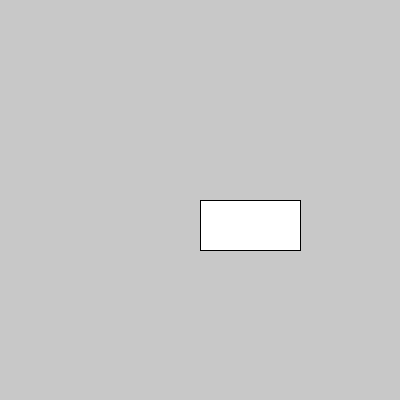
Frame 1 (no input)
Frame 60 (the mouse pressed at the canvas centre just before this capture): identical to frame 1, image omitted
Frame 120 (the mouse held since frame 60 and released just before this capture): identical to frame 1, image omitted

The Processing sketch that drew this single still picture (run headless with seeded random() and noise(); from frame 60 on, the mouse is pressed at the canvas centre):

// Processing sketch: bonton_zonas_2
// ── bonton_zonas_2.pde
color miColorDeFondo = color(200);

void setup(){
  size(400, 400);
}

void draw(){
  background(miColorDeFondo);
  rect(200,200,100,50);
}

void mouseClicked(){
  if(mouseX>200 && mouseX<300 && mouseY>200 && mouseY<250){
    miColorDeFondo = color(255,0,0);
  }
}
